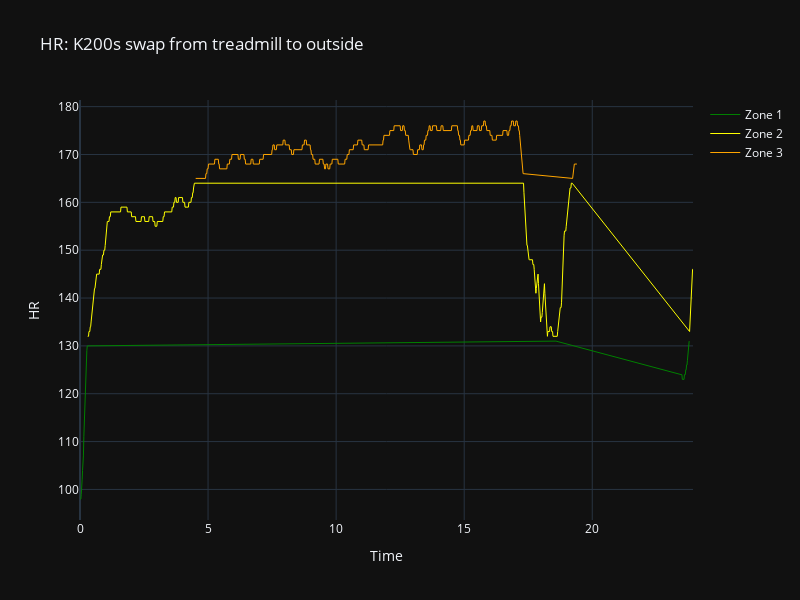

The code cell stored with this chart in its notebook:
### Code cell
zone_colors = {
    'Zone 1': 'green',
    'Zone 2': 'yellow',
    'Zone 3': 'orange',
    'Zone 4': 'red'
}

# Create the figure
fig = go.Figure()

# Add traces for each zone
for zone in data['Zone'].unique():
    zone_data = data[data['Zone'] == zone]
    fig.add_trace(go.Scatter(
        x=zone_data['Time'],
        y=zone_data['HR'],
        mode='lines',
        name=zone,
        line=dict(color=zone_colors[zone], width=1)  # Assign color based on zone
    ))

fig.update_layout(
    title=f'{base}: {name}',
    xaxis_title='Time',
    yaxis_title=base,
    autosize=False,
    width=800,
    height=600
)

fig.show()
print(data.columns)

### Figure 1 — Plotly figure (JSON) as saved in the notebook; plotly's stock layout.template omitted (floating-point values rounded to 4 significant figures; data arrays with more than 128 entries replaced by an {"elided": "..."} marker saying what was removed)
{"data": [{"line": {"color": "green", "width": 1}, "mode": "lines", "name": "Zone 1", "x": [0.0, 0.01667, 0.03333, 0.05, 0.06667, 0.08333, 0.1, 0.1167, 0.1333, 0.15, 0.1667, 0.1833, 0.2, 0.2167, 0.2333, 0.25, 0.2667, 0.2833, 18.52, 18.53, 18.55, 18.57, 18.58, 23.47, 23.48, 23.5, 23.52, 23.53, 23.55, 23.57, 23.58, 23.6, 23.62, 23.63, 23.65, 23.67, 23.68, 23.7, 23.72, 23.73, 23.75, 23.77, 23.78], "y": [98, 98, 98, 99, 100, 102, 104, 105, 107, 111, 114, 117, 121, 124, 126, 127, 129, 130, 131, 131, 131, 131, 131, 124, 124, 124, 123, 123, 123, 123, 123, 124, 124, 124, 125, 125, 126, 126, 127, 128, 129, 130, 131], "type": "scatter"}, {"line": {"color": "yellow", "width": 1}, "mode": "lines", "name": "Zone 2", "x": {"elided": "372 float values"}, "y": {"elided": "372 int values"}, "type": "scatter"}, {"line": {"color": "orange", "width": 1}, "mode": "lines", "name": "Zone 3", "x": {"elided": "779 float values"}, "y": {"elided": "779 int values"}, "type": "scatter"}], "layout": {"title": {"text": "HR: K200s swap from treadmill to outside"}, "xaxis": {"title": {"text": "Time"}}, "yaxis": {"title": {"text": "HR"}}, "autosize": false, "width": 800, "height": 600}}
